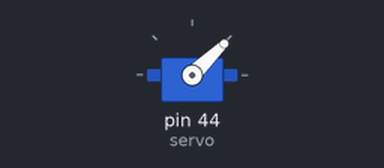
This sketch was run on a simulated Arduino Mega 2560, built with avr-gcc and run on an emulated ATmega2560. Shown: servo.

Above: at 0.05 s.
At 1.9 s:
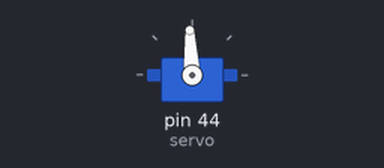
At 3.8 s:
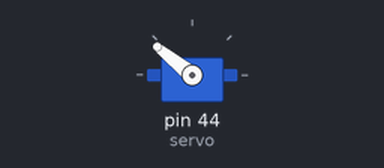
Timing chart, 0 to 8.7 s (numbered marks = the images above):
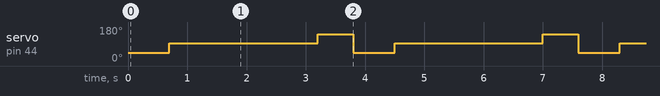

Measured:
- by itself, servo on pin 44 (servo): repeats every 3.8 s: 141° 0.60 s, 44° 0.70 s, 93° 2.5 s

The sketch:

testServo.ino
```cpp
#include <Servo.h>

#define cw 2000   // UP
#define ccw 1000  // DOWN
#define stop 1500 // Literally STOP
#define servo 44  // CHECK PINOUT

Servo myServo;

void setup() {
  myServo.attach(servo);
}

void loop() {
  myServo.writeMicroseconds(ccw);         // UP
  delay(700);
  myServo.writeMicroseconds(stop);        // STOP
  delay(2500);
  myServo.writeMicroseconds(cw);          // DOWN
  delay(600);
  myServo.writeMicroseconds(stop);        // STOP
}
```
